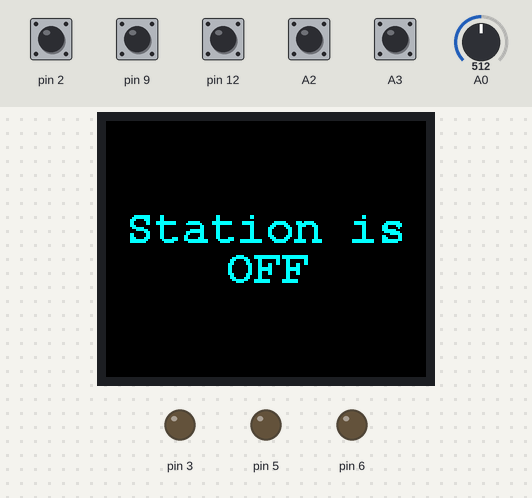
A sketch run on a simulated Arduino Nano, built with avr-gcc and run on an emulated ATmega328P. On the bench: 160×128 colour display, output pins drawn as LEDs (lit = HIGH). Dashed ring = blinking. Inputs (shaded band) come from the test bench; at power-on: A2, A3, pin 2, pin 9, pin 12 HIGH, A0 = 512.

Above: at 1.3 s.
1.4 s: pin 2 pulled LOW for 0.15 s
At 2.6 s:
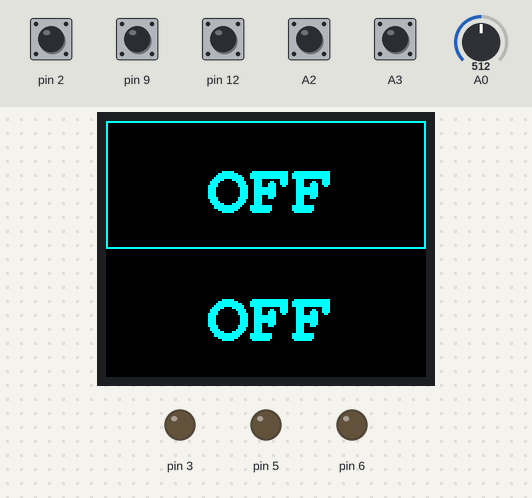
3.0 s: pin 12 pulled LOW for 0.15 s
At 4.9 s:
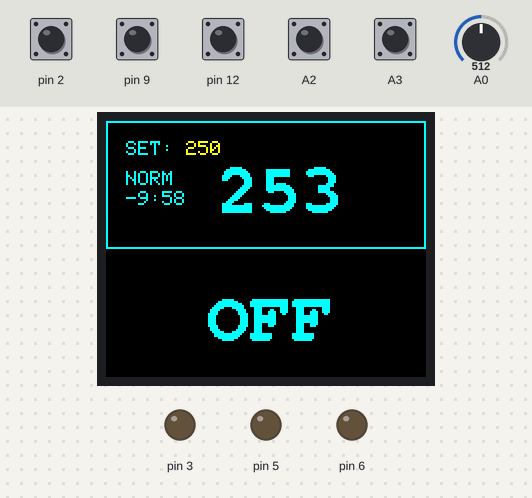
6.1 s: A2 pulled LOW for 0.15 s
At 6.27 s:
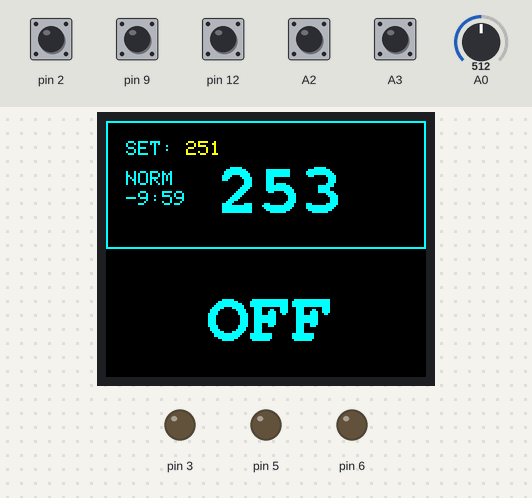
8.8 s: A0 set to 489
At 9.63 s:
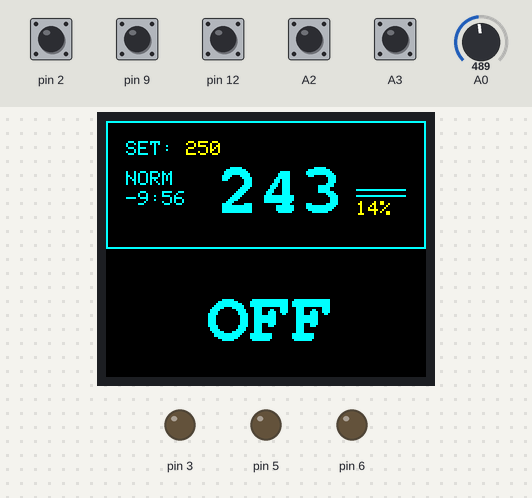
10.4 s: pin 2 pulled LOW for 1 s
At 10.74 s:
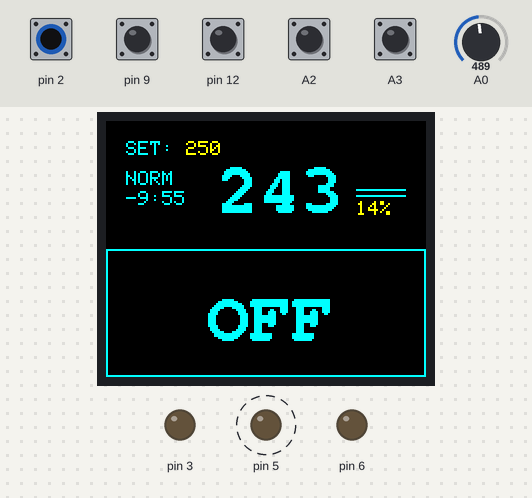
12.0 s: A3 pulled LOW for 0.15 s
At 12.56 s:
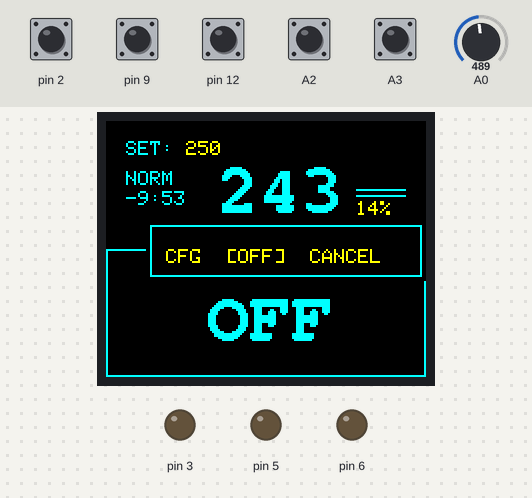
Timing chart, 0 to 13.7 s (numbered marks = the images above; inputs shaded):
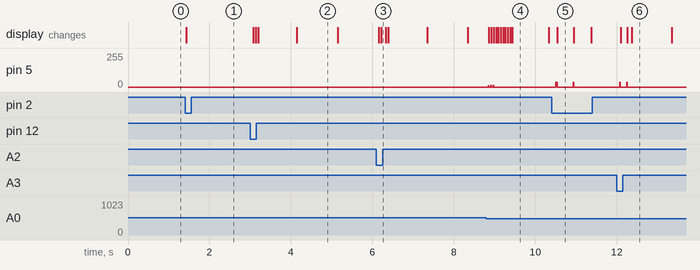

Measured:
- the behaviour switches between 502 and 501 on A0 (found by bisection; images 3 and 4)
- after the input at 1.4 s, the display: changes at once (image 1)
- after the input at 3.0 s, the display: first changes after 0.08 s (image 2 shows a later state)
- after the input at 6.1 s, the display: first changes after 0.06 s (image 3 shows a later state)
- after the input at 8.8 s, the display: first changes after 0.06 s (image 4 shows a later state)
- after the input at 10.4 s, pin 5: alternates 35/255 for 0.03 s and 0/255 for 0.39 s, 4 changes in all, then stays 0/255, starting after 0.10 s; the display: changes after 0.14 s (image 5)
- after the input at 12.0 s, pin 5: alternates 35/255 for 0.01 s and 0/255 for 0.16 s, 4 changes in all, then stays 0/255, starting after 0.08 s; the display: first changes after 0.10 s (image 6 shows a later state)

The sketch:

ss.ino
```cpp
#include <Adafruit_GFX.h>    // Core graphics library
#include <Adafruit_ST7735.h> // Hardware-specific library for ST7735
#include <SPI.h>

#include <Fonts/FreeMonoBold12pt7b.h>
#include <Fonts/FreeMonoBold18pt7b.h>

#include "fan.h"
#include "iron.h"
#include "encoder.h"
#include "button.h"

namespace ss = sstation;

// 'fan', 16x16px
const unsigned char fan_icon[] PROGMEM = {
    0x0f, 0x80, 0x3f, 0xc0, 0x3f, 0xe0, 0x7f, 0xc0, 0x7c, 0x1e, 0x7b, 0xbf, 0x37, 0xdf, 0x47, 0xdf,
    0xf7, 0xdf, 0xff, 0xff, 0xfc, 0x3e, 0xff, 0x3e, 0x7f, 0xbc, 0x7f, 0x18, 0x3f, 0x00, 0x0e, 0x00,
};

const uint8_t
    // encoder pins
    PBTN  = 12,
    PENCA = A2,
    PENCB = A3,

    // mode button
    PMODE_BTN = 2,

    // SPI TFT 160x128 display pins
    // it also uses MOSI(11), SCK(13) Arduino pins
    PDC   = 7,
    PCS   = 10,
    PRST  = 8,

    // soldering station active pins
    P_IRON       = 5,
    P_FAN        = 6,
    P_HEATER     = 3,

    // soldering station control pins
    P_HTR_TEMP   = A1,  // heater fan temp
    P_FSTD_SENS  = 4,   // heater gercon switch
    P_TEMP_CHECK = A0,  // iron temp
    P_T12_CHK = A6,     // iron stick check
    P_T12_SW  = 9;      // iron vibration sensor

const int64_t SHOW_DELAY = 40;  // max 25 fps

//---------------------------------------------------------------------

typedef enum {
    smOff,
    smIron,
    smFan,
    smConfig
} StationMode;

typedef enum {
    ssmNormal = 0,
    ssmWaitForCfg,      // Station configuration selected, wait for approval
    ssmWaitForOff,      // Station OFF selected, wait for approval
    ssmWaitForCancel,   // Cancel of Station Off is waiting for approval
    ssmTurningOff       // Shutdown initiated and station waits for tools to turn off
} StationSubMode;

typedef struct {
    uint16_t temp;
    uint16_t sel_temp;
    ss::ToolState state;
    ss::ToolMenuState mstate;
    uint8_t power;
    uint16_t time_left;
} IronState;

typedef struct {
    ss::ToolState state;
    ss::ToolMenuState mstate;
    uint16_t temp;
    uint16_t sel_temp;
    ss::ToolPowerLevel speed;
    ss::ToolPowerLevel power;
    uint16_t time_left;
} FanState;
//---------------------------------------------------------------------

Adafruit_ST7735 tft = Adafruit_ST7735(PCS, PDC, PRST);
ss::Fan fan = ss::Fan(P_HEATER, P_FAN, P_HTR_TEMP, P_FSTD_SENS);
ss::Iron iron = ss::Iron(P_IRON, P_TEMP_CHECK, P_T12_SW, P_T12_CHK);

encdr::Encoder enc = encdr::Encoder(PENCA, PENCB);
dbtn::Button enc_btn = dbtn::Button(PBTN);
dbtn::Button mode_btn = dbtn::Button(PMODE_BTN);

StationMode mode = smOff;
StationSubMode smode = ssmNormal;

//int16_t pwr_ind_colors[] = {ST77XX_BLUE, ST77XX_GREEN, ST77XX_YELLOW, ST77XX_RED};

char *SPD_NAMES[] = {"OFF", "LOW", "MED", "HIGH", "FULL"};
//---------------------------------------------------------------------

void cfg(int enc_value, dbtn::BtnStatus enc_btn) {}
//---------------------------------------------------------------------

void setup() {

    tft.initR(INITR_BLACKTAB);
    tft.setRotation(1);
    tft.fillScreen(ST77XX_BLACK);

    Serial.begin(9600);
}
//---------------------------------------------------------------------

void loop() {

    // update controls
    enc.tick();
    enc_btn.tick();
    mode_btn.tick();

    static uint64_t appr_time; // approval deadline time
                               // if there is no approval in a given time
                               // station returns into ssmNormal submode

    if ( mode_btn.get_btn_pressed() > 0 ) {
        if ( mode != smOff ) {
            switch ( smode ) {
                case ssmNormal:
                    mode = (mode == smFan ? smIron : smFan);
                    break;

                case ssmWaitForCfg:
                    mode = smConfig;
                    smode = ssmNormal;
                    break;

                case ssmWaitForOff:
                    mode = smOff;
                    smode = ssmTurningOff;
                    break;

                case ssmWaitForCancel:
                    smode = ssmNormal;
                    break;
            }
        }
        else
            if ( mode == smOff ) {
                mode = smIron;
                smode = ssmNormal;
            }
    }

    if ( mode != smOff && mode != smConfig && mode_btn.get_lbtn_pressed() > 0 )
        smode = ssmWaitForCfg;

    // if an user select station config or shut down, check encoder to approve or cancel it
    if ( mode != smOff and (smode == ssmWaitForCfg ||
                            smode == ssmWaitForOff ||
                            smode == ssmWaitForCancel) ) {
        int eval = enc.get_value();
        if ( eval > 0 ) {
            smode = smode + 1;
            if ( smode > ssmWaitForCancel )
                smode = ssmWaitForOff;
        }
        else
            if ( eval < 0 ) {
                smode = smode - 1;
                if ( smode < ssmWaitForCfg )
                    smode = ssmWaitForCancel;
            }


        if ( enc_btn.get_btn_pressed() > 0 )
            switch ( smode ) {
                case ssmWaitForCfg:
                    mode = smConfig;
                    smode = ssmNormal;
                    break;

                case ssmWaitForOff:
                    mode = smOff;
                    smode = ssmTurningOff;
                    break;

                case ssmWaitForCancel:
                    smode = ssmNormal;
                    break;
            }
    }

    switch ( mode ) {
        case smOff:
            iron.off(ss::tsOff);
            fan.off(ss::tsOff);
            if ( smode == ssmTurningOff &&     // if station is shutting down,
                 iron.state == ss::tsOff &&    // check actual tools' states
                 fan.state == ss::tsOff )      // and if they're off, then off the station
                smode = ssmNormal;
            break;

        case smIron:
            iron.tick(enc.get_value(), enc_btn.get_status());
            fan.tick();
            break;

        case smFan:
            fan.tick(enc.get_value(), enc_btn.get_status());
            iron.tick();
            break;

        case smConfig:
            fan.tick();
            iron.tick();
            cfg(enc.get_value(), enc_btn.get_status());
            break;
    }

    show_stat();
}
//---------------------------------------------------------------------

void show_stat() {

    static StationMode prevMode;
    static StationSubMode prevSMode;
    static int64_t last_show_time;

    bool updateTools = false;

    if ( millis() - last_show_time < SHOW_DELAY )
        return;

    if ( prevMode != mode ) {
        prevMode = mode;
        updateTools = true;
        tft.fillScreen(ST77XX_BLACK);
    }

    switch ( mode ) {
        case smOff:
            tft.setFont(&FreeMonoBold12pt7b);
            tft.setTextColor(ST77XX_CYAN);

            if ( prevSMode != smode && prevSMode == ssmTurningOff ) {   // clear last line to prevent screen flicking
                tft.fillScreen(ST77XX_BLACK);
                prevSMode = smode;
            }

            if ( prevSMode != smode && smode == ssmTurningOff ) {
                tft.setCursor(10, 60);
                tft.print("Station is");
                tft.setCursor(20, 80);
                tft.print("shutting");
                tft.setCursor(30, 100);
                tft.print("down...");

                prevSMode = smode;
            }

            if ( smode == ssmNormal ) {
                tft.setCursor(10, 60);
                tft.print("Station is");
                tft.setCursor(60, 80);
                tft.print("OFF");
            }
            break;

        case smIron:
        case smFan:
            // show active tool
//            if ( smode == ssmNormal && prevSMode != smode ) {
//                prevSMode = smode;
//                tft.fillScreen(ST77XX_BLACK);
//            }
            if ( smode == ssmNormal )
                if ( mode == smIron ) {
                    tft.drawRect(0, 64, 160, 64, ST77XX_BLACK);
                    tft.drawRect(0, 0, 160, 64, ST77XX_CYAN);
                }
                else {
                    tft.drawRect(0, 0, 160, 64, ST77XX_BLACK);
                    tft.drawRect(0, 64, 160, 64, ST77XX_CYAN);
                }

            show_iron_info(updateTools);

            show_fan_info(updateTools);

            if ( prevSMode != smode && (smode == ssmWaitForOff ||
                                        smode == ssmWaitForCancel ||
                                        smode == ssmWaitForCfg) ) {
                tft.fillRect(20, 50, 140, 30, ST77XX_BLACK);
                tft.drawRect(22, 52, 136, 26, ST77XX_CYAN);
                tft.setFont();
                tft.setTextColor(ST77XX_BLACK);
                tft.setCursor(24, 64);
                tft.print("[CFG] [OFF] [CANCEL]");
                tft.setTextColor(ST77XX_YELLOW);
                tft.setCursor(24, 64);
                if ( smode == ssmWaitForOff )
                    tft.print(" CFG  [OFF]  CANCEL ");
                else if ( smode == ssmWaitForCancel )
                    tft.print(" CFG   OFF  [CANCEL]");
                else
                    tft.print("[CFG]  OFF   CANCEL ");

                prevSMode = smode;
            }
            break;

        case smConfig:
            break;
    }

    last_show_time = millis();
}
//---------------------------------------------------------------------

void show_iron_info(bool updateTool) {

    static IronState istate;

    if ( updateTool )
        memset(&istate, 0, sizeof(IronState));

    if ( iron.state != istate.state && (iron.state == ss::tsOff || istate.state == ss::tsOff ) ) {
        tft.fillRect(1, 1, 158, 62, ST77XX_BLACK);
        if ( iron.state == ss::tsOff )
            memset(&istate, 0, sizeof(IronState));
    }

    if ( iron.state == ss::tsOff ) {
        tft.setFont(&FreeMonoBold18pt7b);
        tft.setTextColor(ST77XX_CYAN);
        tft.setCursor(50, 45);
        tft.print("OFF");

        return;
    }

    if ( istate.temp != iron.curr_temp ) { // current temp
        tft.setFont(&FreeMonoBold18pt7b);
        tft.setTextColor(ST77XX_BLACK);
        tft.setCursor(55, 45);
        tft.print(istate.temp);
        tft.setTextColor(ST77XX_CYAN);
        tft.setCursor(55, 45);
        tft.print(iron.curr_temp);

        istate.temp = iron.curr_temp;
    }
    if ( istate.sel_temp != iron.sel_temp ) { // selected temp
        tft.setFont();
        tft.setTextColor(ST77XX_BLACK);
        tft.setCursor(10, 10);
        tft.print("SET: ");
        tft.print(istate.sel_temp);
        tft.setTextColor(ST77XX_CYAN);
        tft.setCursor(10, 10);
        tft.print("SET: ");
        tft.setTextColor(ST77XX_YELLOW);
        tft.print(iron.sel_temp);

        istate.sel_temp = iron.sel_temp;
    }
    if ( istate.state != iron.state ) { // iron state
        if ( iron.state == ss::tsStandBy || iron.state == ss::tsRun ) {
            tft.setFont();
            tft.setTextColor(ST77XX_BLACK);
            tft.setCursor(10, 25);
            tft.print(istate.state == ss::tsStandBy ? "SNDBY" : "NORM");
            tft.setTextColor(ST77XX_CYAN);
            tft.setCursor(10, 25);
            tft.print(iron.state == ss::tsStandBy ? "SNDBY" : "NORM");
        }
        istate.state = iron.state;
    }
    if ( istate.time_left != iron.time_left ) { // timer
        tft.setFont();
        tft.setTextColor(ST77XX_BLACK);
        tft.setCursor(10, 35);
        tft.print("-");
        tft.print(istate.time_left / 60);
        tft.print(":");
        uint16_t secs = istate.time_left % 60;
        if ( secs < 10 )
            tft.print("0");
        tft.print(secs);

        tft.setTextColor(ST77XX_CYAN);
        tft.setCursor(10, 35);
        tft.print("-");
        tft.print(iron.time_left / 60);
        tft.print(":");
        secs = iron.time_left % 60;
        if ( secs < 10 )
            tft.print("0");
        tft.print(secs);

        istate.time_left = iron.time_left;
    }

    if ( istate.power != iron.power ) { // iron power
        tft.setFont();
        tft.setTextColor(ST77XX_BLACK);
        tft.setCursor(125, 40);
        tft.print(istate.power);
        tft.print("%");
        tft.setTextColor(ST77XX_YELLOW);
        tft.setCursor(125, 40);
        tft.print(iron.power);
        tft.print("%");

        for ( int l = 0; l <= istate.power / 10; l++ ) {
            tft.drawFastHLine(125, 34 - (l - 1)*3, 25, ST77XX_BLACK);
        }

        for ( int l = 0; l <= iron.power / 10; l++ ) {
            tft.drawFastHLine(125, 34 - (l - 1)*3, 25, ST77XX_CYAN);
        }

        istate.power = iron.power;
    }

    if ( istate.mstate != iron.mstate ) {  // substate
        tft.setFont();
        tft.setTextColor(ST77XX_BLACK);
        tft.setCursor(7, 52);
        tft.print("[OFF] [STND-BY] [CANCEL]");
        tft.setTextColor(ST77XX_YELLOW);
        tft.setCursor(7, 52);
        switch ( iron.mstate ) {
            case ss::tmsWaitForStandBy:
                tft.print(" OFF  [STND-BY]  CANCEL ");
                break;
            case ss::tmsWaitForOff:
                tft.print("[OFF]  STND-BY   CANCEL ");
                break;
            case ss::tmsWaitForCancel:
                tft.print(" OFF   STND-BY  [CANCEL]");
                break;
        }

        istate.mstate = iron.mstate;
    }
}
//---------------------------------------------------------------------

void show_fan_info(bool updateTool) {

    static FanState fstate;

    if ( updateTool )
        memset(&fstate, 0, sizeof(IronState));

    if ( fan.state == ss::tsOff ) {
        if (fstate.state != ss::tsOff )
            tft.fillRect(1, 65, 158, 62, ST77XX_BLACK);
        tft.setFont(&FreeMonoBold18pt7b);
        tft.setTextColor(ST77XX_CYAN);
        tft.setCursor(50, 109);
        tft.print("OFF");

        fstate.state = fan.state;
        return;
    }
    if ( fstate.temp != fan.curr_temp ) { // current temp
        tft.setFont(&FreeMonoBold18pt7b);
        tft.setTextColor(ST77XX_BLACK);
        tft.setCursor(50, 109);
        tft.print(fstate.temp);
        tft.setTextColor(ST77XX_CYAN);
        tft.setCursor(50, 109);
        tft.print(fan.curr_temp);


        fstate.temp = fan.curr_temp;
    }
    if ( fstate.sel_temp != fan.sel_temp ) { // selected temp
        tft.setFont();
        tft.setTextColor(ST77XX_BLACK);
        tft.setCursor(10, 74);
        tft.print("SET: ");
        tft.print(fstate.sel_temp);
        tft.setTextColor(ST77XX_CYAN);
        tft.setCursor(10, 74);
        tft.print("SET: ");
        tft.setTextColor(ST77XX_YELLOW);
        tft.print(fan.sel_temp);

        fstate.sel_temp = fan.sel_temp;
    }
    if ( fstate.speed != fan.speed ) { // speed
        tft.drawBitmap(70, 68, fan_icon, 16, 16, ST77XX_CYAN);
        tft.setFont();
        tft.setTextColor(ST77XX_BLACK);
        tft.setCursor(90, 74);
        tft.print(SPD_NAMES[fstate.speed]);
        tft.setCursor(90, 74);
        tft.setTextColor(ST77XX_YELLOW);
        tft.print(SPD_NAMES[fan.speed]);

        fstate.speed = fan.speed;
    }
    if ( fstate.state != fan.state ) { // fan state
        if ( fan.state == ss::tsStandBy ) {
            tft.setFont();
            tft.setTextColor(ST77XX_BLACK);
            tft.setCursor(10, 89);
            tft.print(fan.state == ss::tsStandBy ? "STNBY" : "NORM");
            tft.setTextColor(ST77XX_CYAN);
            tft.setCursor(10, 89);
            tft.print(fan.state == ss::tsStandBy ? "STNBY" : "NORM");
        }
        else
            if ( fstate.state == ss::tsStandBy ) {
                tft.setFont();
                tft.setTextColor(ST77XX_BLACK);
                tft.setCursor(10, 89);
                tft.print(fan.state == ss::tsStandBy ? "SNDBY" : "NORM");
            }
        fstate.state = fan.state;
    }
    if ( fstate.time_left != fan.time_left ) { // timer
        tft.setFont();
        tft.setTextColor(ST77XX_BLACK);
        tft.setCursor(10, 99);
        tft.print("-");
        tft.print(fstate.time_left / 60);
        tft.print(":");
        uint16_t secs = fstate.time_left/1000 % 60;
        if ( secs < 10 )
            tft.print("0");
        tft.print(secs);

        tft.setTextColor(ST77XX_CYAN);
        tft.setCursor(10, 99);
        tft.print("-");
        tft.print(fan.time_left / 60);
        tft.print(":");
        secs = fan.time_left % 60;
        if ( secs < 10 )
            tft.print("0");
        tft.print(secs);

        fstate.time_left = fan.time_left;
    }

    if ( fstate.power != fan.power ) { // fan power
        tft.setFont();
        tft.setTextColor(ST77XX_BLACK);
        tft.setCursor(125, 104);
        tft.print(fstate.power * 25);
        tft.print("%");
        tft.setTextColor(ST77XX_YELLOW);
        tft.setCursor(125, 104);
        tft.print(fan.power * 25);
        tft.print("%");

        for ( int l = 1; l <= fstate.power; l++ ) {
            tft.drawRect(125, 94 - (l - 1)*8, 25, 3, ST77XX_BLACK);
            tft.drawRect(125, 94 - (l - 1)*8 + 4, 25, 3, ST77XX_BLACK);
        }

        for ( int l = 1; l <= fan.power; l++ ) {
            tft.drawRect(125, 94 - (l - 1)*8, 25, 3, ST77XX_CYAN);
            tft.drawRect(125, 94 - (l - 1)*8 + 4, 25, 3, ST77XX_CYAN);
//            tft.drawRect(125, 94 - (l - 1)*8, 25, 3, pwr_ind_colors[l - 1]);
//            tft.drawRect(125, 94 - (l - 1)*8 + 4, 25, 3, pwr_ind_colors[l - 1]);
        }

        fstate.power = fan.power;
    }

    if ( fstate.mstate != fan.mstate ) {  // substate
        tft.setFont();
        tft.setTextColor(ST77XX_BLACK);
        tft.setCursor(7, 116);
        tft.print("[OFF] [STND-BY] [CNCL]");
        tft.setTextColor(ST77XX_YELLOW);
        tft.setCursor(7, 116);
        switch ( fan.mstate ) {
            case ss::tmsWaitForStandBy:
                tft.print(" OFF  [STND-BY]  CANCEL ");
                break;
            case ss::tmsWaitForOff:
                tft.print("[OFF]  STND-BY   CANCEL ");
                break;
            case ss::tmsWaitForCancel:
                tft.print(" OFF   STND-BY  [CANCEL]");
                break;
        }

        fstate.mstate = fan.mstate;
    }
}
```

Source omitted: button.cpp (1863 bytes), button.h (1083 bytes), encoder.cpp (893 bytes), encoder.h (1073 bytes), fan.cpp (1842 bytes), fan.h (2296 bytes), iron.cpp (8537 bytes), iron.h (2988 bytes), tool.cpp (1491 bytes), tool.h (2266 bytes)
